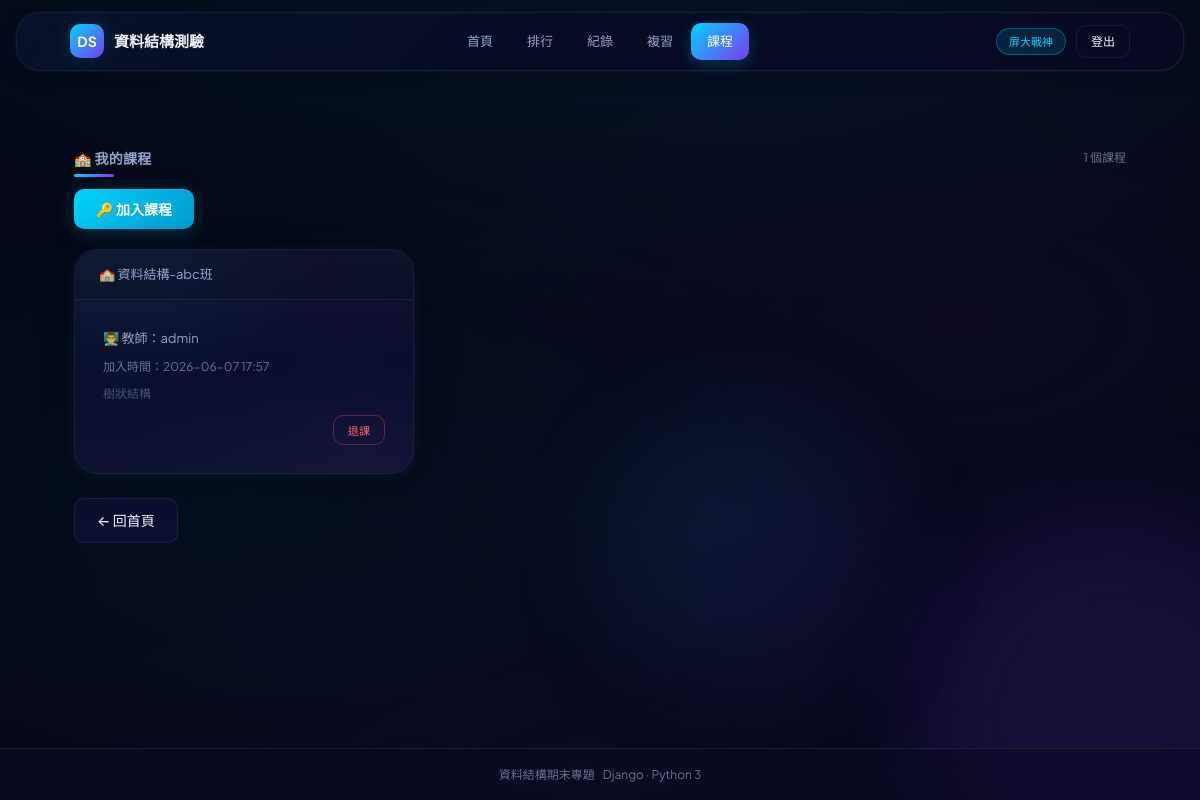
Page /classroom/my/ (signed in) on the committed database.
### quiz_app/models.py (models this page shows, shortened)
class User(AbstractUser):
    nickname = models.CharField(max_length=50, blank=True, verbose_name='暱稱')
    student_class = models.CharField(max_length=50, blank=True, null=True, verbose_name='班級')
    is_teacher = models.BooleanField(default=False, verbose_name='教師身分')
    class Meta:
        verbose_name = '使用者'
        verbose_name_plural = '使用者'

class ClassroomEnrollment(models.Model):
    classroom = models.ForeignKey(Classroom, on_delete=models.CASCADE, related_name='enrollments', verbose_name='班級')
    student = models.ForeignKey(User, on_delete=models.CASCADE, related_name='enrollments', verbose_name='學生')
    joined_at = models.DateTimeField(auto_now_add=True, verbose_name='加入時間')
    class Meta:
        verbose_name = '班級成員'
        verbose_name_plural = '班級成員'
        unique_together = ['classroom', 'student']
        ordering = ['joined_at']

class Classroom(models.Model):
    name = models.CharField(max_length=100, verbose_name='班級名稱')
    teacher = models.ForeignKey(User, on_delete=models.CASCADE, related_name='classrooms', verbose_name='教師')
    invite_code = models.CharField(max_length=20, unique=True, verbose_name='邀請碼')
    description = models.TextField(blank=True, verbose_name='班級描述')
    created_at = models.DateTimeField(auto_now_add=True, verbose_name='建立時間')
    is_active = models.BooleanField(default=True, verbose_name='啟用中')
    class Meta:
        verbose_name = '班級'
        verbose_name_plural = '班級'
        ordering = ['-created_at']

### quiz_app/views.py (the view)
# urls.py: path('classroom/my/', views.classroom_my, name='classroom_my'),
def classroom_my(request):
    if not request.user.is_authenticated:
        return redirect('login')
    enrollments = ClassroomEnrollment.objects.filter(student=request.user).select_related('classroom', 'classroom__teacher')
    return render(request, 'quiz_app/classroom_my.html', {
        'enrollments': enrollments,
    })

### quiz_app/templates/quiz_app/classroom_my.html (shortened to what this page needs)
<!DOCTYPE html>
<html lang="zh-Hant">
<head>
  {% load static %}
  <link rel="stylesheet" href="{% static 'quiz_app/css/style.css' %}"/>
</head>
<body>
<div class="stars">
</div>
<div class="floating-orb"></div><div class="floating-orb"></div><div class="floating-orb"></div>
<div class="app">
  <header class="header">
    <div class="header-inner">
      <a class="brand" href="{% url 'home' %}">
        <span class="brand-icon">DS</span>
        <span>資料結構測驗</span>
      </a>
      <nav class="nav" id="main-nav">
        <a class="nav-link" href="{% url 'home' %}">首頁</a>
        <a class="nav-link" href="{% url 'leaderboard' %}">排行</a>
        <a class="nav-link" href="{% url 'quiz_records' %}">紀錄</a>
        <a class="nav-link" href="{% url 'wrong_answers' %}">複習</a>
        {% if user.is_teacher %}
        <a class="nav-link" href="{% url 'classroom_list' %}">課程</a>
        {% else %}
        <a class="nav-link active" href="{% url 'classroom_my' %}">課程</a>
        {% endif %}
      </nav>
      <div class="header-meta">
        {% if user.is_authenticated %}
          <span class="tag tag-cyan" id="user-tag" onclick="openProfileModal()" style="cursor:pointer;" data-nickname="{{ user.nickname|default:'' }}" data-email="{{ user.email|default:'' }}" data-student-class="{{ user.student_class|default:'' }}">{{ user.nickname|default:user.username }}</span>
          <a href="{% url 'logout' %}" class="btn btn-sm btn-ghost">登出</a>
        {% endif %}
      </div>
    </div>
  </header>
  <main>
    <div class="container">
      <div class="section-head">
        <h3 class="section-title">🏫 我的課程</h3>
        <span class="section-meta">{{ enrollments|length }} 個課程</span>
      </div>
      <div style="margin-bottom:20px;">
        <button class="btn btn-primary" onclick="openJoinModal()">🔑 加入課程</button>
      </div>
      {% if enrollments %}
      <div style="display:grid;grid-template-columns:repeat(auto-fill,minmax(300px,1fr));gap:16px;">
        {% for e in enrollments %}
        <div class="panel">
          <div class="panel-header">
            <span>🏫 {{ e.classroom.name }}</span>
          </div>
          <div class="panel-body">
            <div style="font-size:13px;color:var(--text-muted);margin-bottom:8px;">
              👨‍🏫 教師：{{ e.classroom.teacher.nickname }}
            </div>
            <div style="font-size:12px;color:var(--text-dim);">
              加入時間：{{ e.joined_at|date:"Y-m-d H:i" }}
            </div>
            {% if e.classroom.description %}
            <div style="margin-top:8px;font-size:12px;color:var(--text-faint);">{{ e.classroom.description }}</div>
            {% endif %}
            {% if e.classroom.is_active %}
            <div style="margin-top:12px;text-align:right;">
              <button class="btn btn-sm btn-ghost" onclick="leaveCourse({{ e.classroom.id }})" style="color:var(--coral);border-color:var(--coral-border);font-size:11px;">退課</button>
            </div>
            {% else %}
            <div style="margin-top:12px;"><span class="tag tag-coral" style="font-size:11px;">已關閉</span></div>
            {% endif %}
          </div>
        </div>
        {% endfor %}
      </div>
      {% else %}
      <div class="empty">
        <div>尚未加入任何課程</div>
        <div style="margin-top:8px;color:var(--text-faint);">向老師索取邀請碼，點擊上方按鈕加入課程！</div>
      </div>
      {% endif %}
      <div style="margin-top:24px;">
        <a class="btn" href="{% url 'home' %}">← 回首頁</a>
      </div>
    </div>
  </main>
  <footer class="app-footer">
    <div class="container footer-inner" style="padding:0;">
      <div class="dim" style="font-size:12px">資料結構期末專題</div>
      <div class="dim" style="font-size:12px">Django · Python 3</div>
    </div>
  </footer>
</div>
</body>
</html>

### rows in the picture
User: nickname "屏大戰神"
ClassroomEnrollment: classroom.name "資料結構-abc班", classroom.teacher.nickname "admin", joined_at "2026-06-07 17:57", classroom.description "樹狀結構"

### other values in the picture
{{ enrollments|length }} "1"
